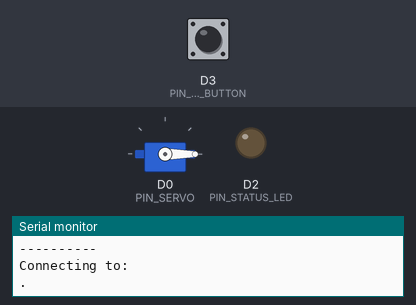
Bench run of a sketch on a simulated ESP8266 (NodeMCU). On the bench: servo, output pins drawn as LEDs (lit = HIGH), the last lines printed to the serial monitor. Inputs (shaded band) come from the test bench; at power-on: D3 (PIN_ACTION_BUTTON) LOW. WiFi joins after 1.5 s; servers stay silent unless stated; random numbers use the default seed unless the sketch sets one; no MQTT or app messages arrive unless stated; not simulated (calls return 0 or success): credentials.c; names the files do not define were given values by the test bench: MQTT_PORT = 1883, OTA_PORT = 80.

Above: at 1.3 s.
At 4.6 s:
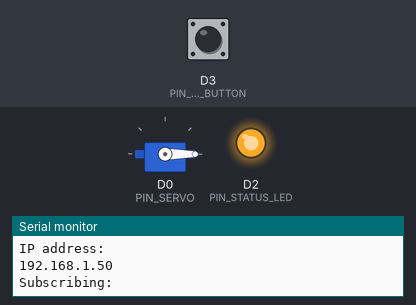
4.7 s: D3 (PIN_ACTION_BUTTON) pulled HIGH for 0.15 s
At 5.3 s:
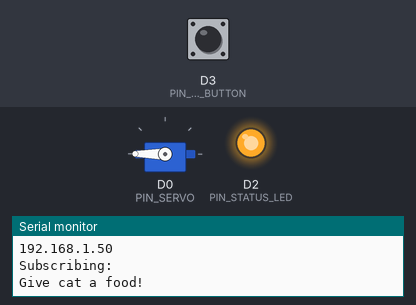
Timing chart, 0 to 7.7 s (numbered marks = the images above; inputs shaded):
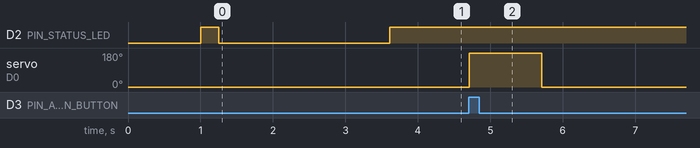

The sketch:

esp8266.ino
```cpp
#include <Servo.h>
#include <ArduinoJson.h>
#include <ESP8266WiFi.h>
#include <PubSubClient.h>

#include <ESP8266mDNS.h>
#include <WiFiUdp.h>
#include <ArduinoOTA.h>

#define PIN_SERVO D0
#define PIN_STATUS_LED D2
#define PIN_ACTION_BUTTON D3

#include "credentials.c"

const char* CMD_ON = "ON";
const char* CMD_OFF = "OFF";

WiFiClient net;
PubSubClient mqtt(net);
Servo foodServo;

void setupOTA() {
  Serial.println("Configuring ArduinoOTA");
  ArduinoOTA.setPort(OTA_PORT);
  ArduinoOTA.setHostname(OTA_HOST);
  ArduinoOTA.setPassword(OTA_PASSWORD);

  ArduinoOTA.onStart([]() {
    Serial.println("Starting");
  });
  ArduinoOTA.onEnd([]() {
    Serial.println("\nEnd");
  });
  ArduinoOTA.onProgress([](unsigned int progress, unsigned int total) {
    Serial.printf("Progress: %u%%\r", (progress / (total / 100)));
  });
  ArduinoOTA.onError([](ota_error_t error) {
    Serial.printf("Error[%u]: ", error);
    if (error == OTA_AUTH_ERROR) Serial.println("Auth Failed");
    else if (error == OTA_BEGIN_ERROR) Serial.println("Begin Failed");
    else if (error == OTA_CONNECT_ERROR) Serial.println("Connect Failed");
    else if (error == OTA_RECEIVE_ERROR) Serial.println("Receive Failed");
    else if (error == OTA_END_ERROR) Serial.println("End Failed");
  });

  ArduinoOTA.begin();
}

void setup() {
  Serial.begin(115200);
  pinMode(PIN_STATUS_LED, OUTPUT);
  pinMode(PIN_ACTION_BUTTON, INPUT);
  digitalWrite(PIN_STATUS_LED, LOW);

  foodServo.attach(PIN_SERVO);
  foodServo.write(0);

  mqtt.setServer(MQTT_HOST, MQTT_PORT);
  mqtt.setCallback(on_mqtt_message);
}

void ensureWifiConnection() {
  delay(1000);
  Serial.println("----------");
  Serial.println("Connecting to: ");
  Serial.println(WIFI_SSID);
  WiFi.mode(WIFI_STA);

  while (WiFi.waitForConnectResult() != WL_CONNECTED){
    Serial.print(".");
    WiFi.begin(WIFI_SSID, WIFI_PASSWORD);
    digitalWrite(PIN_STATUS_LED, HIGH);
    delay(250);
    digitalWrite(PIN_STATUS_LED, LOW);
  }
  Serial.println("OK!");
  randomSeed(micros());
  printWifiInfo();
  digitalWrite(PIN_STATUS_LED, LOW);
}

void printWifiInfo() {
  Serial.println("");
  Serial.println("WiFi connected");
  Serial.println("IP address: ");
  Serial.println(WiFi.localIP());
}

void ensureMqttConnection() {
  while (!mqtt.connected()) {
    Serial.println("Attempting MQTT connection...");
    // Create a random client ID
    String clientId = "CatFeeder-";
    clientId += String(random(0xffff), HEX);
    Serial.print("Client id: ");
    Serial.println(clientId);
    if (mqtt.connect(clientId.c_str(), MQTT_USER, MQTT_PASSWORD)) {
      printWifiInfo();
      Serial.print("Subscribing: ");
      Serial.println(MQTT_TRIGGER_TOPIC);
      mqtt.subscribe(MQTT_TRIGGER_TOPIC);
      Serial.println(MQTT_RESET_TOPIC);
      mqtt.subscribe(MQTT_RESET_TOPIC);
    } else {
      Serial.print("failed, rc=");
      Serial.print(mqtt.state());
      Serial.println(" try again in 5 seconds");
      // Wait 5 seconds before retrying
      delay(5000);
    }
  }
}

void on_mqtt_message(char* topic, byte* payload, unsigned int length) {
  Serial.print("Message arrived [");
  Serial.print(topic);
  Serial.println("] ");

  /**
   * Transform this to more normal stuff like array of char not a bytefuck
   */
  char message[length + 1];
  for (int i = 0; i < length; i++) {
    message[i] = (char)payload[i];
  }
  message[length] = '\0';

  if (String(MQTT_RESET_TOPIC) == topic) {
    if (String(message) == CMD_ON) {
      Serial.println("Enable OTA");
      setupOTA();
    } else {
      Serial.println("Reseting ESP!");
      ESP.restart();
    }
    return;
  } else {
    dispenseFood();
  }
}

void dispenseFood() {
  digitalWrite(PIN_STATUS_LED, HIGH);
  foodServo.write(180);
  delay(1000);
  foodServo.write(0);
  delay(1000);
  digitalWrite(PIN_STATUS_LED, LOW);
  mqtt.publish(MQTT_COMPLETE_TOPIC, CMD_ON, false);
}


boolean actionButtonPressed() {
  int actionButtonState = digitalRead(PIN_ACTION_BUTTON);

  if (actionButtonState == HIGH) {
    return false;
  }

  digitalWrite(PIN_STATUS_LED, HIGH);
  while(actionButtonState == LOW) {
    delay(100);
    actionButtonState = digitalRead(PIN_ACTION_BUTTON);
  }
  digitalWrite(PIN_STATUS_LED, LOW);

  return true;
}


void loop() {
  if (mqtt.connected()) {
    mqtt.loop();
    ArduinoOTA.handle();
    if (actionButtonPressed()) {
      Serial.println("Give cat a food!");
      dispenseFood();
    }
  } else {
    ensureWifiConnection();
    ensureMqttConnection();
    delay(1000);
  }
}
```

Measured:
- after the input at 4.7 s, servo on D0 (PIN_SERVO): 0° → 180° at once, → 0° 1.0 s later
